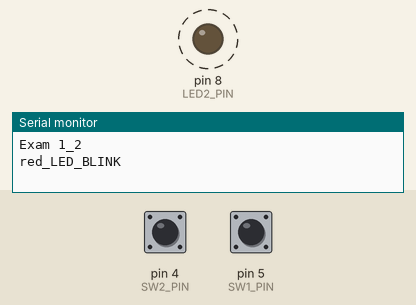
Simulated run of this sketch. Board: Arduino Uno, built with avr-gcc and run on an emulated ATmega328P. Shown: output pins drawn as LEDs (lit = HIGH), the last lines printed to the serial monitor. Dashed ring = blinking. The test bench sets the inputs (shaded band); at power-on: pin 4 (SW2_PIN) HIGH, pin 5 (SW1_PIN) HIGH.

Above: at 2.8 s.
2.9 s: pin 4 (SW2_PIN) pulled LOW for 1.2 s
At 4.8 s:
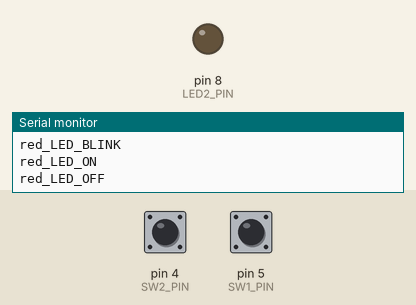
5.6 s: pin 5 (SW1_PIN) pulled LOW for 1.2 s
At 5.9 s:
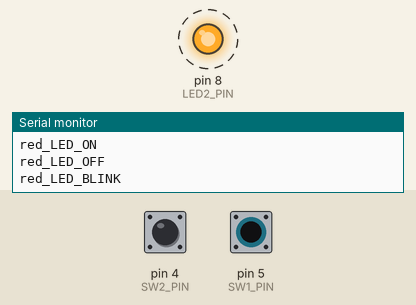
Timing chart, 0 to 15.6 s (numbered marks = the images above; inputs shaded):
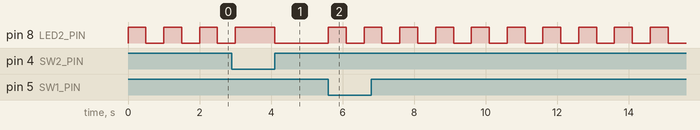

Measured:
- after the input at 5.6 s, pin 8 (LED2_PIN): alternates HIGH for 0.50 s and LOW for 0.50 s, starting at once
- by itself, pin 8 (LED2_PIN): alternates HIGH for 0.50 s and LOW for 0.50 s

The sketch:

Exam1_2.ino
```cpp
#define SW2_PIN 4
#define LED2_PIN 8

#define SW1_PIN 5 //Going to have this act as reset once last state reached
boolean isSwPressed, prevIsSwPressed, isSwRise, isSwFall, isSwChange;

enum {red_LED_BLINK, red_LED_ON, red_LED_OFF};

boolean isSw2Pressed, prevIsSw2Pressed, isSw2Rise, isSw2Fall, isSw2Change;
int state = red_LED_BLINK, prevState = !state;
boolean isNewState;

void setup() {
  pinMode(SW1_PIN, INPUT_PULLUP);

  pinMode(SW2_PIN, INPUT_PULLUP);
  pinMode(LED2_PIN, OUTPUT);

  //Start at known state - LED OFF
  digitalWrite(LED2_PIN, LOW);

  Serial.begin(9600);
  Serial.println(F("Exam 1_2"));
} // setup()

//****************************************************************************
void redBlink(void) {
  digitalWrite(LED2_PIN, HIGH);

  //Conditionals to check if next state
  //transition requirements met
  if (isSw2Pressed){
    state = red_LED_ON;
    return;
  }

  delay(500);

  if (isSw2Pressed){
    state = red_LED_ON;
    return;
  }

  digitalWrite(LED2_PIN, LOW);

  if (isSw2Pressed){
    state = red_LED_ON;
    return;
  }

  delay(500);

  if (isSw2Pressed){
    state = red_LED_ON;
    return;
  }
}

//****************************************************************************
void redOn(void) {
  digitalWrite(LED2_PIN, HIGH);
}

//****************************************************************************
void redOff(void) {
  digitalWrite(LED2_PIN, LOW);
}

void loop() {
  prevIsSwPressed = isSwPressed;
  isSwPressed = !digitalRead(SW1_PIN);
  isSwRise = (isSwPressed && !prevIsSwPressed);

  prevIsSw2Pressed = isSw2Pressed;
  isSw2Pressed = !digitalRead(SW2_PIN);
  isSw2Rise = (isSw2Pressed && !prevIsSw2Pressed);  // switch edge detection
  isSw2Fall = (!isSw2Pressed && prevIsSw2Pressed);
  isSw2Change = (isSw2Rise || isSw2Fall);

  isNewState = (state != prevState);
  prevState = state;

  switch (state) {

    case red_LED_BLINK:
      if (isNewState) Serial.println("red_LED_BLINK");
      //Because delay is in redBlink function - delay in state switch detection (ISR here?)
      redBlink();
      if (isSw2Pressed) state = red_LED_ON;
    break;

    case red_LED_ON:
      if (isNewState) Serial.println("red_LED_ON");
      redOn();
      if (isSw2Change) state = red_LED_OFF;
    break;

  case red_LED_OFF:
    if (isNewState) Serial.println("red_LED_OFF");
      redOff();
      if (isSwRise) state = red_LED_BLINK;
    break;

    default: state = red_LED_BLINK;
  } // switch (state)
} // loop()
```
